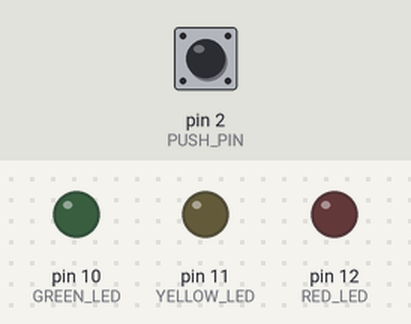
Recording of a sketch running on a simulated Arduino Uno, built with avr-gcc and run on an emulated ATmega328P. Shown: output pins drawn as LEDs (lit = HIGH). Dashed ring = blinking. The test bench sets the inputs (shaded band); at power-on: pin 2 (PUSH_PIN) HIGH.

Above: at 1.2 s.
1.3 s: pin 2 (PUSH_PIN) pulled LOW for 1 s
At 3.4 s:
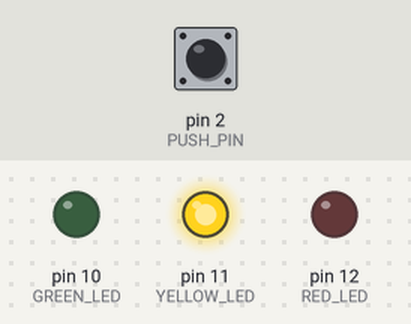
3.8 s: pin 2 (PUSH_PIN) pulled LOW for 0.15 s
At 4.8 s:
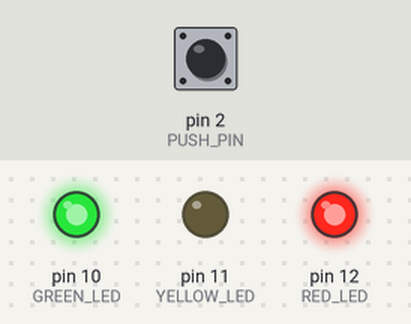
5.4 s: pin 2 (PUSH_PIN) pulled LOW for 3.2 s
At 5.85 s:
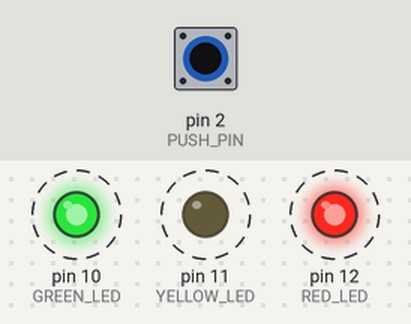
Timing chart, 0 to 9.9 s (numbered marks = the images above; inputs shaded):
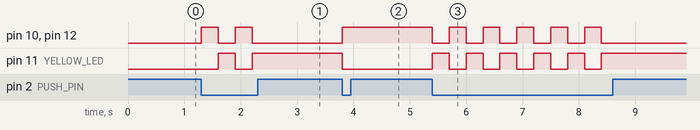

Measured:
- after the input at 1.3 s, pin 10 (GREEN_LED), pin 12 (RED_LED): alternates HIGH for 0.30 s and LOW for 0.30 s, 4 changes in all, then stays LOW, starting at once; pin 11 (YELLOW_LED): LOW → HIGH after 0.30 s, → LOW 0.30 s later, → HIGH 0.30 s later
- after the input at 3.8 s, pin 10 (GREEN_LED), pin 12 (RED_LED): LOW → HIGH at once; pin 11 (YELLOW_LED): HIGH → LOW at once
- after the input at 5.4 s, pin 10 (GREEN_LED), pin 12 (RED_LED): alternates HIGH for 0.30 s and LOW for 0.30 s, 11 changes in all, then stays LOW, starting at once; pin 11 (YELLOW_LED): alternates HIGH for 0.30 s and LOW for 0.30 s, 11 changes in all, then stays HIGH, starting at once

The sketch:

activity_7_add_arrays_and_functions_to_activity_6.ino
```cpp
#define RED_LED 12
#define YELLOW_LED 11
#define GREEN_LED 10
#define PUSH_PIN 2
boolean yellowStart = true;//should yellow be the next one that blinks

int LEDPins[3] = {RED_LED, YELLOW_LED, GREEN_LED};
void setup() {
  // put your setup code here, to run once:
  Serial.begin(9600);

  //set up all pins
  setPinModeOutput();

  //turn off all pins
  turnOffLEDs();

  //set up push pin
  pinMode(PUSH_PIN, INPUT);

}

void loop() {
  // put your main code here, to run repeatedly:

  //if pushed stop blinking lights
  //if not pushed
    //red and green  power on, yellow off for 300ms
    //red and green  power off, yellow on for 300ms
  if(digitalRead(PUSH_PIN) == LOW){ //check if led is not pushed
     togleLEDState();
  }

}

void setPinModeOutput(){
  int size = (sizeof(LEDPins) / sizeof(LEDPins[0]));
  for(int x = 0; x< size; x++){
      pinMode(LEDPins[x], OUTPUT);
  }
}

void turnOffLEDs(){
  int size = (sizeof(LEDPins) / sizeof(LEDPins[0]));
  for(int x = 0; x< size; x++){
    digitalWrite(LEDPins[x], LOW);
  }
}

void togleLEDState(){
  if(yellowStart==true){
        //Red and green on
        digitalWrite(RED_LED, HIGH);
        digitalWrite(YELLOW_LED, LOW);
        digitalWrite(GREEN_LED, HIGH);
        delay(300);
        yellowStart = false;
      }else{
           //yellow on
        digitalWrite(RED_LED, LOW);
        digitalWrite(YELLOW_LED, HIGH);
        digitalWrite(GREEN_LED, LOW);
        delay(300);
        yellowStart = true;
      }
}
```
